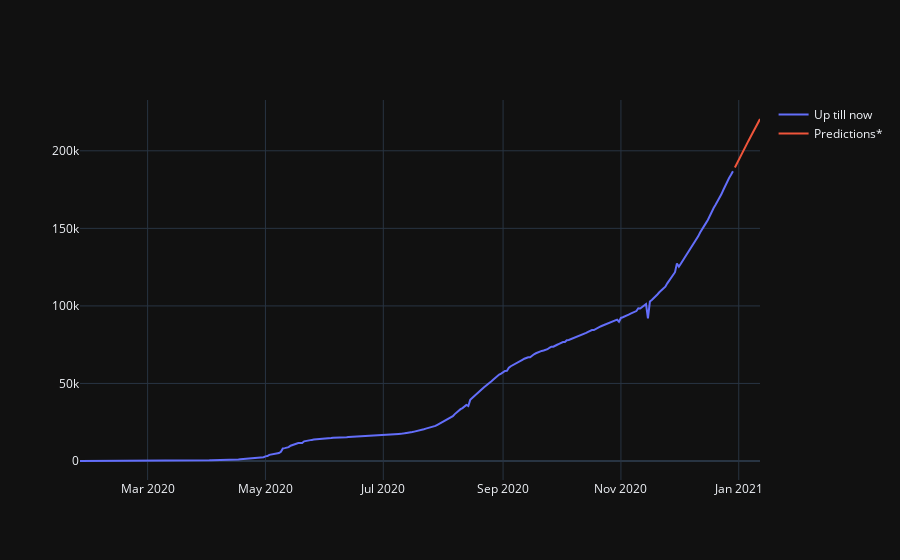

The notebook cell saved with this chart:
### Code cell
# graph
figure.show()

### Figure 1 — Plotly figure (JSON) as saved in the notebook; plotly's stock layout.template omitted (floating-point values rounded to 4 significant figures; data arrays with more than 128 entries replaced by an {"elided": "..."} marker saying what was removed)
{"data": [{"mode": "lines", "name": "Up till now", "type": "scatter", "x": {"elided": "339 str values"}, "y": {"elided": "339 int values"}}, {"mode": "lines", "name": "Predictions*", "type": "scatter", "x": ["2020-12-30T00:00:00", "2020-12-31T00:00:00", "2021-01-01T00:00:00", "2021-01-02T00:00:00", "2021-01-03T00:00:00", "2021-01-04T00:00:00", "2021-01-05T00:00:00", "2021-01-06T00:00:00", "2021-01-07T00:00:00", "2021-01-08T00:00:00", "2021-01-09T00:00:00", "2021-01-10T00:00:00", "2021-01-11T00:00:00", "2021-01-12T00:00:00"], "y": [189204, 191791, 194482, 197045, 199497, 201776, 204097, 206378, 208686, 211077, 213513, 215889, 218237, 220510]}], "layout": {}}
